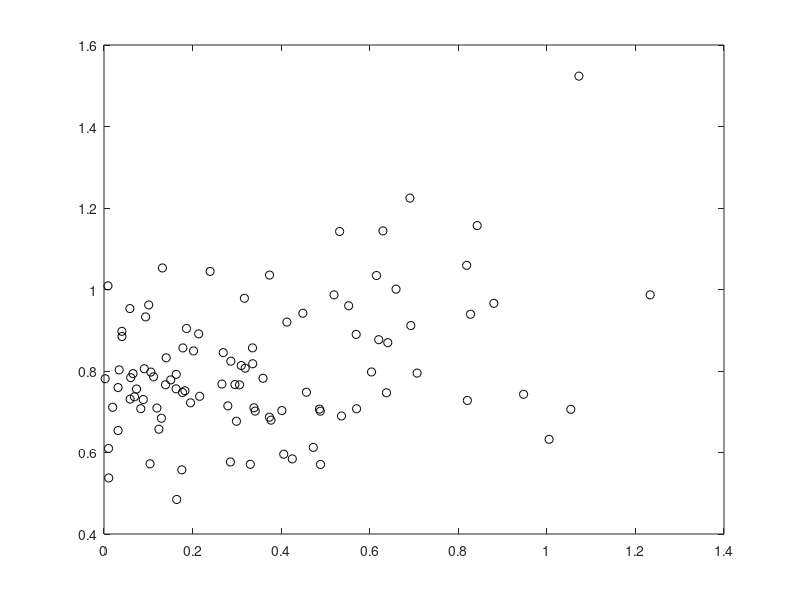

MATLAB code to generate this figure: (Note: this script raises an error after producing the figure.)
% notes to self
% gneral uncertainty ranges from 1 to 4 ish (up to 5) in visual deg? (disk size?)
% general error 1 to 4 ish (up to 12) in vis deg? (saccade error?)

clear all
close all
clc

% locations
a1 = 10:10:80;
a2 = 100:10:170;
a3 = 190:10:260;
a4 = 280:10:350;
Sdistribution = [a1 a2 a3 a4];
nS = length(Sdistribution);


% parameters
sigmaVec = [5 7 9];
Jbar = 5;     % mean parameter of gamma distribution
tauVec = [1 0.0001];%0.008;        % scale parameter of gamma distribution
beta = 1;%15;

nCond = length(tauVec); % number of conditions

% reward function
maxReward = 120;
slope = 0.4;
rewardFn = @(r)maxReward*exp(-slope*r);

nTrials = 100;
nsamp = 100;
SVec = Sdistribution(ceil(rand(nCond,nTrials).*nS));

colors = [0 0 0; 0.5*ones(1,3)];
figure;
error_sacc = nan(nCond,nTrials);
D = nan(nCond,nTrials); Shat = nan(nCond,nTrials);
rho = nan(1,nCond); pval = nan(1,nCond);
for icond = 1:nCond;
    
    tau = tauVec(icond);
%     Jbar = JbarVec(icond);
    
    % ===== get p(J|Jbar,tau) ======
    % make range small enough
    ind1 = []; ind2 = [];
    blah = 10;
    while isempty(ind2) || isempty(ind2); % make range smaller if nothing is above 1e-10
        blah = blah * 0.9;
        xx = linspace(0,blah,nsamp);
        yy = gampdf(xx,Jbar/tau,tau);
        ind1 = find(yy >= 1e-6,1,'first')-1;
        ind2 = find(yy >= 1e-6,1,'last')+1;
    end
    if ind1 == 0; ind1 = 1; end
    if ind2 == length(yy)+1; ind2 = length(yy); end
    xx = linspace(xx(ind1),xx(ind2),nsamp);
    yy = gampdf(xx,Jbar/tau,tau);
    p_sigma = yy./sum(yy);
    sigval = sqrt(1./xx);
%     figure; plot(xx,yy); 
    
    % samples
    sigmaVec = sqrt(1./gamrnd(Jbar/tau,tau,1,nTrials));
    X = SVec(icond,:) + randn(1,nTrials).*sigmaVec;
    Shat(icond,:) = X;
    
    p_SgivenX = @(r,sigma) (normcdf(r,0,sigma) - normcdf(-r,0,sigma));
%     p_SDgivenXsigma = @(r,sigma) 1./(1+exp(-beta.*rewardFn(r).*p_bringInsideDisk(r,sigma)));
%         p_SgivenX = @(r) sum(p_SDgivenXsigma(r,sigval).*p_sigma);
    for itrial = 1:nTrials;
        sigma = sigmaVec(itrial);
        
        
        % calculate expected utility across disk size range
        func = @(r) rewardFn(r).*p_SgivenX(r,sigma);
        x = linspace(0,10,1e5);
        EUpdf = exp(beta.*func(x));
        
        EUpdf = EUpdf./sum(EUpdf); % normalize   
        EUcdf = cumsum(EUpdf);% make cdf
        
        % sample from icdf
        samp = rand;
        idx = find(abs(EUcdf-samp) == min(abs(EUcdf-samp)));
        D(icond,itrial) = x(idx);

    end
    
    % PLOT STUFF!!
    
    % plot scatterplot and line
    error_sacc(icond,:) = abs(SVec(icond,:) - Shat(icond,:));
    plot(error_sacc(icond,:),D(icond,:),'o','Color',colors(icond,:));hold on;
    
    [rho(icond), pval(icond)] = corr(error_sacc(icond,:)',D(icond,:)');
end
defaultplot
xlabel('saccadic error');
ylabel('disk size')

rho
pval

% ===== BINNED DISK SIZE AND ERROR VAR PLOT =====
nQuants = 4;

figure;
sem_errorsacc = nan(nCond,nQuants); mean_errorsacc = sem_errorsacc;
med_disksize = nan(nCond,nQuants);
for icond = 1:nCond;
   
   % pair disk size and saccade error data.
   dataMat = [D(icond,:); error_sacc(icond,:)]';
   dataMat = sortrows(dataMat);
   
   quantileEnds = linspace(0,nTrials,nQuants+1);
   for iquant = 1:nQuants; % for each bin (by quantile)...
       
       % get appropriate quantile from dataMat
       quantMat = dataMat(quantileEnds(iquant)+1:quantileEnds(iquant+1),:); 
       
       % mean of sacc error for this quantile
       mean_errorsacc(icond,iquant) = std(quantMat(:,2));
       
       % calculate SD of saccade error for this quantile
       sem_errorsacc(icond,iquant) = mean(quantMat(:,2))/sqrt(length(quantMat(:,2)));
       
       % median of disksizes
       med_disksize(icond,iquant) = median(quantMat(:,1));
       
   end
   
   errorbar(med_disksize(icond,:),mean_errorsacc(icond,:),sem_errorsacc(icond,:),'Color',colors(icond,:));
   hold on;
end
defaultplot
ylabel('error')
xlabel('disk size')
legend('variable precision','fixed precision')
